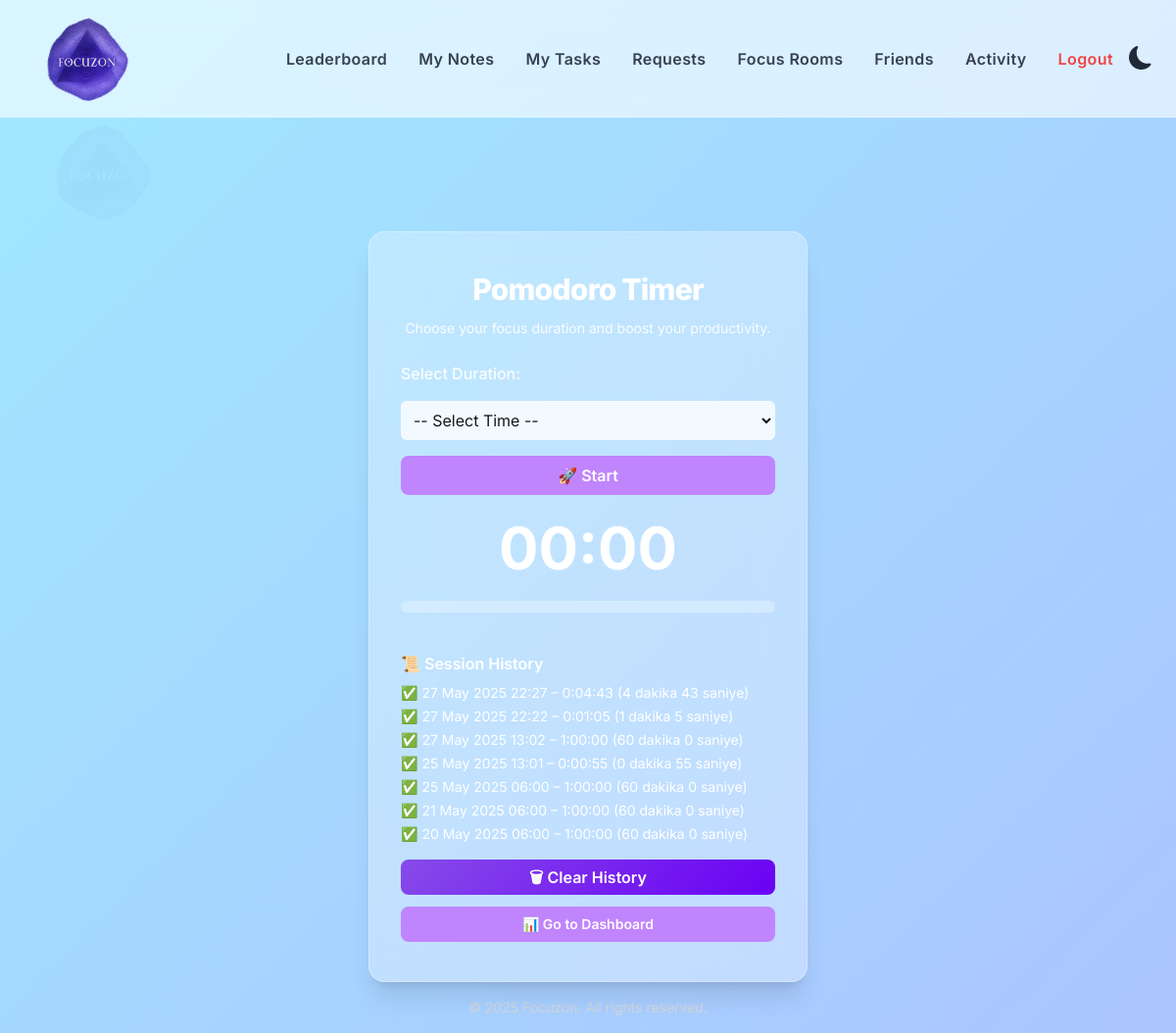
Before: /pomodoro/start/ (signed in) with the older database file.
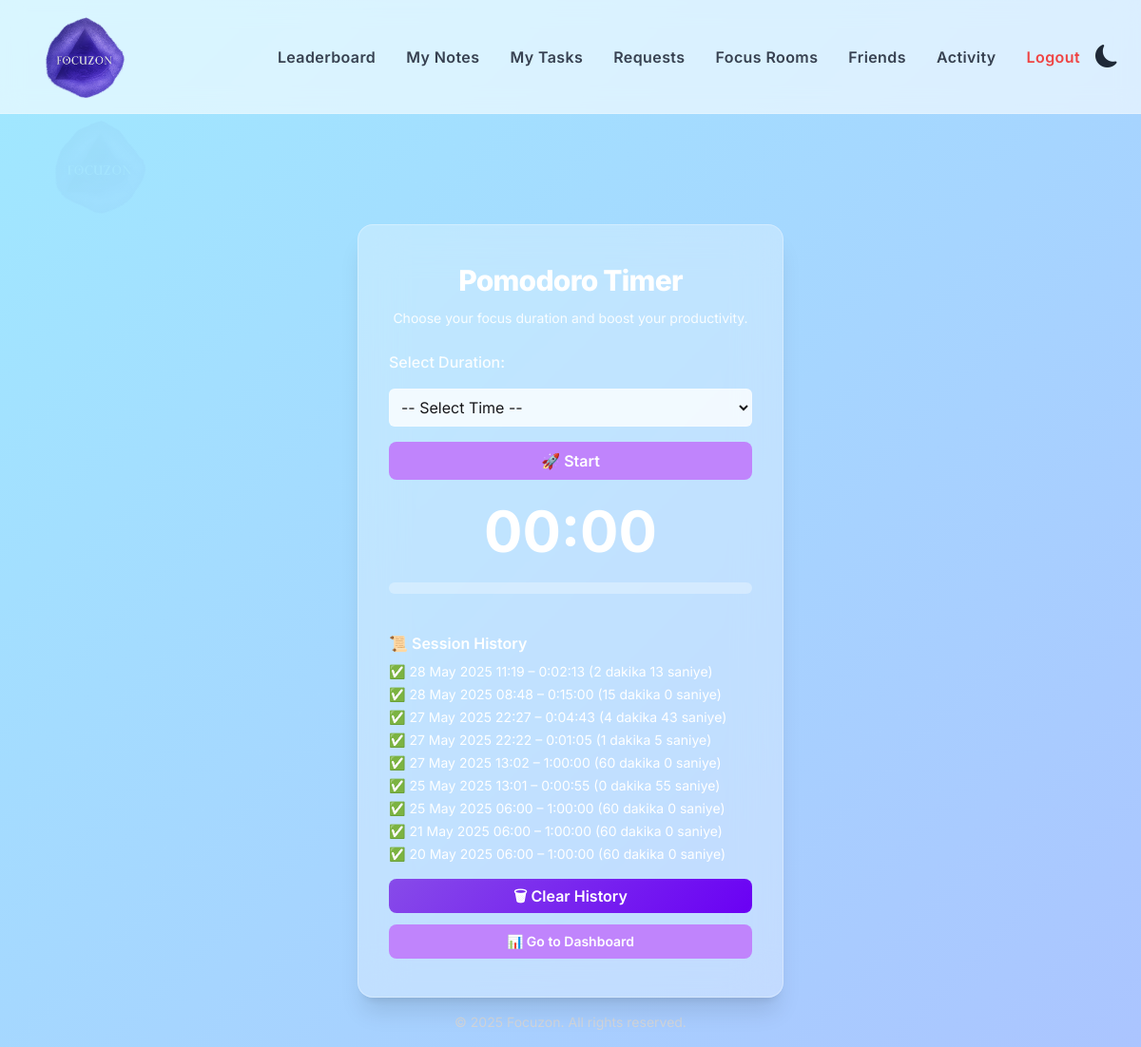
After: the same page with the newer database file.
### pomodoro/models.py (models this page shows, shortened)
class PomodoroSession(models.Model):
    user = models.ForeignKey(settings.AUTH_USER_MODEL, on_delete=models.CASCADE)
    start_time = models.DateTimeField()
    end_time = models.DateTimeField(null=True, blank=True)
    duration = models.DurationField(null=True, blank=True)  # Geçen süre burada saklanıyor
    is_completed = models.BooleanField(default=False)
    def formatted_duration(self):
        if self.duration:
            total_seconds = int(self.duration.total_seconds())
            minutes, seconds = divmod(total_seconds, 60)
            return f"{minutes} dakika {seconds} saniye"
        return "Tamamlanmadı"

### pomodoro/views.py (the view, shortened to what this page needs)
# urls.py: path("start/", views.start_pomodoro, name="start_pomodoro"),
@login_required
def start_pomodoro(request):
    past_sessions = PomodoroSession.objects.filter(user=request.user, is_completed=True).order_by("-start_time")
    active_session = PomodoroSession.objects.filter(user=request.user, is_completed=False).first()
    return render(request, "pomodoro/start_pomodoro.html", {
        "past_sessions": past_sessions,
        "active_session": active_session
    })

### pomodoro/templates/pomodoro/start_pomodoro.html (shortened to what this page needs)
{% extends "base.html" %}
{% load static %}
{% block body_class %}pomodoro-page{% endblock %}
{% block content %}
<div class="mt-24 max-w-md mx-auto bg-white/30 dark:bg-white/10
    border border-white/30
    shadow-xl backdrop-blur-xl rounded-2xl px-8 py-10 text-center">
  <h2 class="text-3xl font-extrabold text-white dark:text-white mb-3 tracking-tight">Pomodoro Timer</h2>
  <p class="text-sm text-white/90 dark:text-zinc-100 mb-6">Choose your focus duration and boost your productivity.</p>
  <form method="POST" id="pomodoro-form" class="text-left space-y-4">
    <label for="id_duration" class="block text-white/90 dark:text-white font-medium">Select Duration:</label>
    <select id="id_duration" name="duration"
      class="w-full rounded-md border border-white/20 dark:border-zinc-600 bg-white/80 dark:bg-zinc-800 text-zinc-900 dark:text-white p-2 focus:outline-none focus:ring-2 focus:ring-purple-400 transition">
      <option value="">-- Select Time --</option>
    </select>
    <button type="button" id="startBtn"
      class="w-full bg-purple-400 hover:bg-purple-500 text-white py-2 px-4 rounded-lg font-semibold transition">🚀 Start</button>
  </form>
  <h2 id="timer" class="text-6xl font-bold text-white dark:text-white mt-6">00:00</h2>
  <div class="mt-6 w-full h-3 bg-white/30 rounded-full overflow-hidden">
  </div>
  <div class="mt-10 text-left text-sm text-white dark:text-white">
    <h3 class="text-base font-semibold mb-2">📜 Session History</h3>
    <ul class="space-y-1">
      {% for session in past_sessions %}
      <li>✅ {{ session.start_time|date:"d M Y H:i" }} – {{ session.duration }} ({{ session.formatted_duration }})</li>
      {% empty %}
      <li>No previous sessions yet.</li>
      {% endfor %}
    </ul>
    <button id="clearSessions"
      class="w-full mt-4 bg-purple-400 hover:bg-purple-500 text-white py-2 px-4 rounded-lg font-semibold transition">🗑 Clear History</button>
    <a href="{% url 'dashboard' %}"
      class="w-full inline-block mt-3 text-center bg-purple-400 hover:bg-purple-500 text-white py-2 px-4 rounded-lg font-semibold transition">📊 Go to Dashboard</a>
  </div>
</div>
{% endblock %}

Changed rows visible on the page:
added PomodoroSession: start_time "28 May 2025 11:19", duration "0:02:13", formatted_duration "2 dakika 13 saniye"
added PomodoroSession: start_time "28 May 2025 08:48", duration "0:15:00", formatted_duration "15 dakika 0 saniye"
